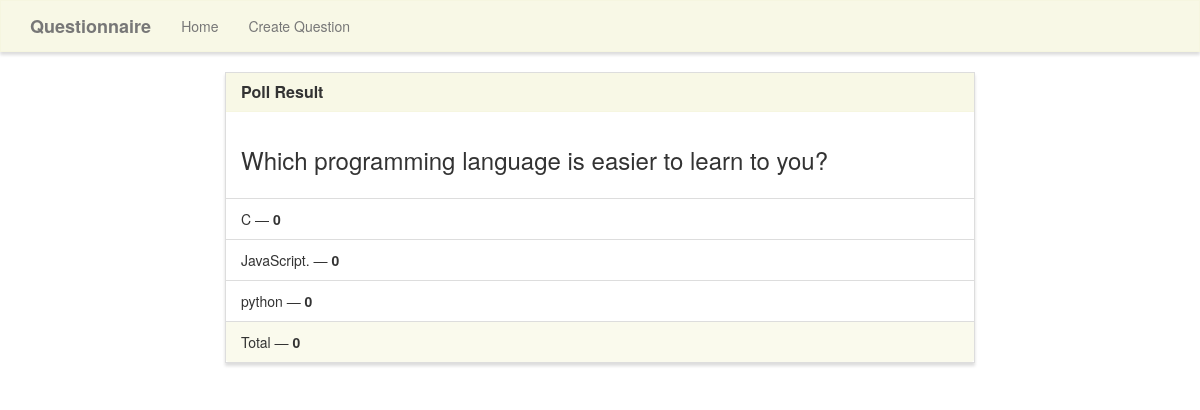
The app's page /results/8/ with its own data.
### poll/models.py (models this page shows, shortened)
class Poll(models.Model):
    question = models.TextField()
    option_one = models.CharField(max_length=30)
    option_two = models.CharField(max_length=30)
    option_three = models.CharField(max_length=30)
    option_one_count = models.IntegerField(default=0)
    option_two_count = models.IntegerField(default=0)
    option_three_count = models.IntegerField(default=0)
    def total(self):
        return self.option_one_count + self.option_two_count + self.option_three_count

### poll/views.py (the view)
# urls.py: path('results/<poll_id>/', results, name='results'),
def results(request,poll_id):
    poll = Poll.objects.get(pk=poll_id)
    context = {
        'poll': poll
    }
    return render(request, 'poll/results.html', context)

### poll/templates/poll/results.html (shortened to what this page needs)
{% extends "poll/base.html" %}
{% block main %}
<div class="row">
    <div class="col-lg-8 col-lg-offset-2">
        <div class="panel panel-default">
            <div class="panel-heading">
                <h3 class="panel-title">Poll Result</h3>
            </div>
            <div class="panel-body">
                <h3>{{ poll.question }}</h3>
            </div>
            <ul class="list-group">
                <li class="list-group-item">{{ poll.option_one }} &mdash; <strong>{{ poll.option_one_count }}</strong></li>
                <li class="list-group-item">{{ poll.option_two }} &mdash; <strong>{{ poll.option_two_count }}</strong></li>
                <li class="list-group-item">{{ poll.option_three }} &mdash; <strong>{{ poll.option_three_count }}</strong></li>
            </ul>
            <div class="panel-footer">
                Total &mdash; <strong>{{ poll.total }}</strong>
            </div>
        </div>
    </div>
</div>
{% endblock %}

### poll/static/style.css (style rules this page uses)
.navbar-default, .btn, .form-control, .panel { border-radius: 0; }
.panel-default > .panel-heading { color: #333; background-color: rgba(245, 245, 220, .7); border-color: rgba(245, 245, 220, .6); border-top-left-radius: 0; border-top-right-radius: 0; }
.panel-footer { background-color: rgba(245, 245, 220, .5); border-color: rgba(245, 245, 220, .4); }
.panel { box-shadow: 0px 3px 3px 0px #ddd; }
a.navbar-brand, .panel-title { font-weight: bolder; }

### records on screen
Poll: question "Which programming language is easier to learn to you?", option_one "C", option_one_count "0", option_two "JavaScript.", option_two_count "0", option_three "python", option_three_count "0", total "0"
